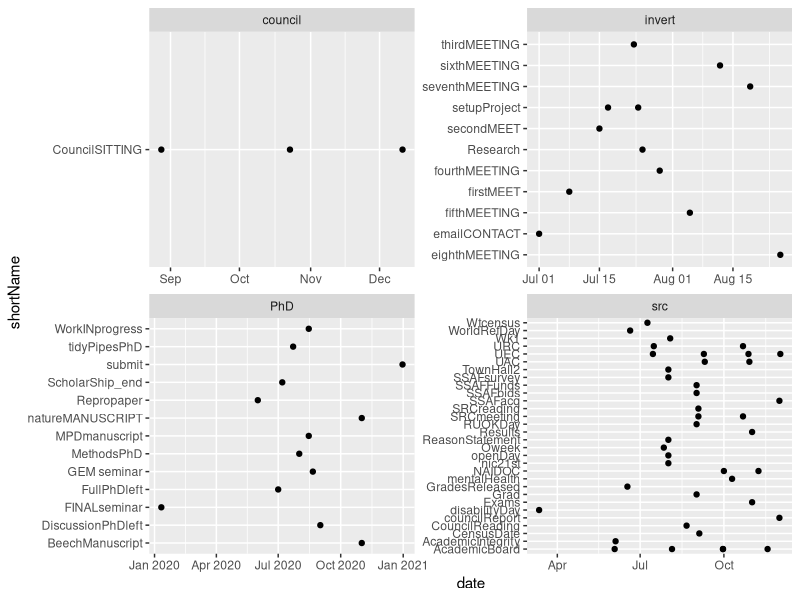

Write R code to recreate this figure.
## ---- chunk 1
knitr::opts_chunk$set(
  collapse = TRUE,
  comment = "#>"
)
## ---- chunk 2
library(readr)
library(dplyr)
library(ggplot2)
library(scales)
library(lubridate)

#### these are now as csv files for each datasheet entry
#orginal excel in Raw_data file...
#no conversion to csv to aviod same data issues...

datPhD <- readr::read_csv(here::here("./data/PhDProjects.csv"))
datCouncil <- readr::read_csv(here::here("./data/CouncilProjects.csv"))
datInvert <- readr::read_csv(here::here("./data/InvertProjects.csv"))

## Full tasks database
datBASE <- bind_rows(datPhD, datCouncil, datInvert) %>%
  filter(project != "NA") %>%
    mutate(month = as.factor(month))

levels(datBASE$month) <- c("june", "july", "august","september", "october", "november", "december")

# Now let’s load in some data
#milestones is the demo data
#actions is my data

df <- readr::read_csv(here::here('./data/milestones.csv'))

# df$status
names(datBASE)
## ---- chunk 3
# > time.check= seq(as.Date('1985-01-01'),as.Date('2012-12-31'),by='day')
# > length(time.check)
# [1] 10227
# 
# DF <- data.frame(Year = rep(1985, 4), 
#                  Month = rep(1, 4), 
#                  Day = c(1,2,5,6), 
#                  Z = 7:10)
# DF
# #>   Year Month Day  Z
# #> 1 1985     1   1  7
# #> 2 1985     1   2  8
# #> 3 1985     1   5  9
# #> 4 1985     1   6 10
# colnames(DF)[4] <- "Data"
# DF
# #>   Year Month Day Data
# #> 1 1985     1   1    7
# #> 2 1985     1   2    8
# #> 3 1985     1   5    9
# #> 4 1985     1   6   10
# library(lubridate)
# #> 
# #> Attaching package: 'lubridate'
# #> The following object is masked from 'package:base':
# #> 
# #>     date
# DF$DATE <- make_date(year = DF$Year, month = DF$Month, day = DF$Day)
# DF
# #>   Year Month Day Data       DATE
# #> 1 1985     1   1    7 1985-01-01
# #> 2 1985     1   2    8 1985-01-02
# #> 3 1985     1   5    9 1985-01-05
# #> 4 1985     1   6   10 1985-01-06
# FullSeq <- seq.Date(from = min(DF$DATE), to = max(DF$DATE), by = 1)
# Missing <- FullSeq[!FullSeq %in% DF$DATE]
# Missing
# #> [1] "1985-01-03" "1985-01-04"

## First make up some mock data
# my_data <- data.frame(date = seq(as.Date("2010-01-01"), as.Date("2015-12-31"), 
#                                 by = "1 month"), 
#                      value = rnorm(72))
# 
# ## Remove some observations so we have an incomplete data set
# my_incomplete_data <- my_data[sort(sample(nrow(my_data), 60)), ]
# 
# ## Make a data frame with a full series of dates from the min date to the max date
# ## in the incomplete data frame
# full_dates <- seq(min(my_incomplete_data$date), max(my_incomplete_data$date), 
#                   by = "1 month")
# full_dates <- data.frame(date = full_dates)
# 
# ## Merge the complete data frame with the incomplete to fill in the dates and add 
# ## NAs for missing values
# my_complete_data <- merge(full_dates, my_incomplete_data, by = "date", 
#                           all.x = TRUE)

# NOT RUN {
## locale-specific version of the date
# format(Sys.Date(), "%a %b %d")
# }
# NOT RUN {
## read in date info in format 'ddmmmyyyy'
## This will give NA(s) in some locales; setting the C locale
## as in the commented lines will overcome this on most systems.
## lct <- Sys.getlocale("LC_TIME"); Sys.setlocale("LC_TIME", "C")
# x <- c("1jan1960", "2jan1960", "31mar1960", "30jul1960")
# z <- as.Date(x, "%d%b%Y")
## Sys.setlocale("LC_TIME", lct)
# z

## read in date/time info in format 'm/d/y'
# dates <- c("02/27/92", "02/27/92", "01/14/92", "02/28/92", "02/01/92")
# as.Date(dates, "%m/%d/%y")

## date given as number of days since 1900-01-01 (a date in 1989)
# as.Date(32768, origin = "1900-01-01")
## Excel is said to use 1900-01-01 as day 1 (Windows default) or
## 1904-01-01 as day 0 (Mac default), but this is complicated by Excel
## incorrectly treating 1900 as a leap year.
## So for dates (post-1901) from Windows Excel
# as.Date(35981, origin = "1899-12-30") # 1998-07-05
## and Mac Excel
# as.Date(34519, origin = "1904-01-01") # 1998-07-05
## (these values come from http://support.microsoft.com/kb/214330)

## Experiment shows that Matlab's origin is 719529 days before ours,
## (it takes the non-existent 0000-01-01 as day 1)
## so Matlab day 734373 can be imported as
# as.Date(734373, origin = "1970-01-01") - 719529 # 2010-08-23
## (value from
## http://www.mathworks.de/de/help/matlab/matlab_prog/represent-date-and-times-in-MATLAB.html)

## Time zone effect
# z <- ISOdate(2010, 04, 13, c(0,12)) # midnight and midday UTC
# as.Date(z) # in UTC
# }
# NOT RUN {
# ## these time zone names are common
# as.Date(z, tz = "NZ")
# as.Date(z, tz = "HST") # Hawaii
# }

# set Home directory > home = setwd(Sys.getenv("HOME")); >  > # make path to the csv file > fpath = file.path(home, "Desktop", "at0901.csv"); > # read the csv file > at0901 = read.csv(fpath, header=TRUE);
## ---- chunk 4
library(lubridate)
glimpse(datBASE)
# dt <- data.frame(mon = c(10, 4), day = c(10, 4), year = c(2017, 2018))

# with(dt, ymd(paste(year, mon, day, sep = "-")))
#> [1] "2017-10-10" "2018-04-04"
## ---- chunk 5
datBASE1 <- datBASE  %>%
    dplyr::select(startDate,month, year, milestone, status, shortName, project) %>%
                 mutate(date = as.Date(startDate, "%d/%m/%y"))
# ,
#                        month = as.numeric(as.character(month)),
#                        year = as.numeric(year),
#                        milestone = as.factor(milestone),
#                        status = as.factor(status))

glimpse(datBASE1)
# df$date <- with(df, ymd(sprintf('%04d%02d%02d', year, month, 1)))
df <- datBASE1

# library(lubridate)
# dt <- data.frame(mon = c(10, 4), day = c(10, 4), year = c(2017, 2018))
# with(dt, ymd(paste(year, mon, day, sep = "-")))
#> [1] "2017-10-10" "2018-04-04"

# datBASE1$date <- with(datBASE1, ymd(sprintf('%04d%02d%02d', year, month, 1)))
df <- df[with(df, order(date)), ]
head(df)
text_offset <- 0.05
## ---- chunk 6
#factoring
status_levels <- c("Complete", "On Target", "At Risk", "Critical")

status_colors <- c("#0070C0", "#00B050", "#FFC000", "#C00000")

df$status <- factor(df$status, levels=status_levels, ordered=TRUE)
## ---- chunk 7

#direction
positions <- c(0.5, -0.5, 1.0, -1.0, 1.5, -1.5)
directions <- c(1, -1)

line_pos <- data.frame(
    "date"=unique(df$date),
    "position"=rep(positions, length.out=length(unique(df$date))),
    "direction"=rep(directions, length.out=length(unique(df$date)))
)

df <- merge(x=df, y=line_pos, by="date", all = TRUE)
df <- df[with(df, order(date, status)), ]

df$month_count <- ave(df$date==df$date, df$date, FUN=cumsum)
df$text_position <- (df$month_count * text_offset * df$direction) + df$position
head(df)
## ---- chunk 8
text_offset <- 0.2

df$month_count <- ave(df$date==df$date, df$date, FUN=cumsum)
df$text_position <- (df$month_count * text_offset * df$direction) + df$position
head(df)
## ---- chunk 9
# names(datBASE)
# datBASE$project

ggplot(datBASE1, aes(x = date, y = shortName)) +
  geom_point() + 
  facet_wrap(~project, scales = "free")
## ---- chunk 10

